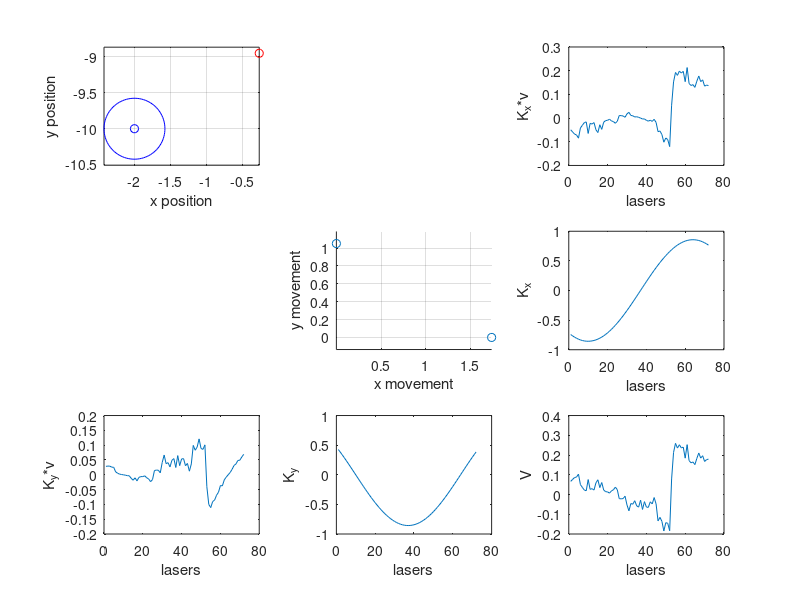

The MATLAB source for this figure: (Note: this script raises an error after producing the figure.)
clear all
load data72.mat  
%load data10.mat  


% With R=diag(sigma_d^2,sigma_theta^2) <-- check slides
%   R=[  0.000225 0
%        0 7.6154*10^(-7)];
   
%cov_0=cov_0/5;
%Q=Q/10;
%R=R*43;
cov_0_1=cov_0 + Q;

for i=1:size(h_1,2)
    H_check(2*i-1,1)=cos(h_1(2,i));
    H_check(2*i,1)=-sin(h_1(2,i))/h_1(1,i);
    H_check(2*i-1,2)=sin(h_1(2,i));
    H_check(2*i,2)=cos(h_1(2,i))/h_1(1,i);
    H_check(2*i-1,3)=0;
    H_check(2*i,3)=-1;
end




for i=1:2:size(S_h1,1);   
    gamma(ceil(i/2))=(v_1(i:i+1).'*S_h1(i:i+1,:)*v_1(i:i+1));
end
gamma=gamma.';
n=size(H_1,1)/2;
K_try=zeros(3,2,n);
move_try=zeros(3,1,n);
delta_cov_try=zeros(3,3,n);
for i=1:2:size(H_1,1)
    K_try(:,:,ceil(i/2))=cov_0_1*H_1(i:i+1,:).'/(H_1(i:i+1,:)*cov_0_1*H_1(i:i+1,:).'+R);
    move_try(:,:,ceil(i/2))=K_try(:,:,ceil(i/2))*(v_1_calc(i:i+1)).';
    delta_cov_try(:,:,ceil(i/2))=K_try(:,:,ceil(i/2))*H_1(i:i+1,:);
end
state_2_try=state_1+sum(move_try,3);
cov_1_try=(eye(3)-sum(delta_cov_try,3))*cov_0_1;

S_1=zeros(size(S_h1,1),size(S_h1,1));
for i=1:2:size(S_h1,1);
    S_1(i,i)=S_h1(i,1);
    S_1(i,i+1)=S_h1(i,2);
    S_1(i+1,i)=S_h1(i+1,1);
    S_1(i+1,i+1)=S_h1(i+1,2);
end
  
% for i=1:size(v_1,1)
%     if (mod(i,2)==1)
%         v(ceil(i/2),1)=v_1(i);
%     else 
%         v(i/2,2)=v_1(i);
%     end
% end

cov_1_calc=cov_0_1-K_1*S_1*K_1.';

state_2_calc=state_1+K_1*v_1;

%H_1=(cov_0_1\K_1*S_1).';
%H_1(2:2:end,3)=-1;
% check_K=cov_0_1*H.'/S_1;


%R=R*size(H_1,1);



for i=1:2:size(H_1,1);
    help=H_1(i:i+1,:)*cov_0_1*H_1(i:i+1,:).'+R;
    check_S_1(i,i)=help(1,1);
    check_S_1(i+1,i)=help(2,1);
    check_S_1(i,i+1)=help(1,2);
    check_S_1(i+1,i+1)=help(2,2);
end

K_checkS_1= cov_0_1*H_1.'/check_S_1;
move_check=K_checkS_1*v_1;%/(size(K_checkS_1,2)/2);
state_checkS_1=state_1+move_check;
cov_1_check=cov_0_1-K_checkS_1*check_S_1*K_checkS_1.';

check_S_dif_1=check_S_1-S_1;

clear R
%%%%%%%%%%%%%%

figure
subplot(3,3,9)
plot(v_1(1:2:end))
xlabel('lasers')
ylabel('V')
subplot(3,3,6)
plot(K_checkS_1(1,1:2:end))
xlabel('lasers')
ylabel('K_x')
subplot(3,3,8)
plot(K_checkS_1(2,1:2:end))
xlabel('lasers')
ylabel('K_y')
subplot(3,3,3)
plot((K_checkS_1(1,1:2:end).*(v_1(1:2:end)).'))
xlabel('lasers')
ylabel('K_x*v')
subplot(3,3,7)
plot((K_checkS_1(2,1:2:end).*(v_1(1:2:end)).'))
xlabel('lasers')
ylabel('K_y*v')
subplot(3,3,5)
scatter([0,move_check(1)],[move_check(2),0])
xlabel('x movement')
ylabel('y movement')
axis equal
grid on
subplot(3,3,1)
scatter(state_1(1),state_1(2),'k')
%%%%%%%%%%%%%%%%%
covariance = eye(3)*0.03;
[eigenvec, eigenval ] = eig(covariance);
[largest_eigenvec_ind_c, r] = find(eigenval == max(max(eigenval)));
largest_eigenvec = eigenvec(:, largest_eigenvec_ind_c);
largest_eigenval = max(max(eigenval));
if(largest_eigenvec_ind_c == 1)
    smallest_eigenval = max(eigenval(:,2));
    smallest_eigenvec = eigenvec(:,2);
else
    smallest_eigenval = max(eigenval(:,1));
    smallest_eigenvec = eigenvec(1,:);
end
angle = atan2(largest_eigenvec(2), largest_eigenvec(1));
if(angle < 0)
    angle = angle + 2*pi;
end
avg = state_1(1:2);
chisquare_val = 2.4477;
theta_grid = linspace(0,2*pi);
phi = angle;
X0=avg(1);
Y0=avg(2);
a=chisquare_val*sqrt(largest_eigenval);
b=chisquare_val*sqrt(smallest_eigenval); 
ellipse_x_r  = a*cos( theta_grid );
ellipse_y_r  = b*sin( theta_grid );
R = [ cos(phi) sin(phi); -sin(phi) cos(phi) ];
r_ellipse = [ellipse_x_r;ellipse_y_r]' * R;
plot(r_ellipse(:,1) + X0,r_ellipse(:,2) + Y0,'b')
hold on
scatter(X0,Y0,'b')
clear a angle avg b  covariance data eigenval eigenvec ellipse_x_r ellipse_y_r 
clear y2 y1 Y0 X0 x theta_grid smallest_eigenval smallest_eigenvec s r_ellipse R r phi largest_eigenval
clear chisquare_val largest_eigenvec largest_eigenvec_ind_c
%%%%%%%%%%%%%%%%%%%%%
covariance = cov_1_check(1:2,1:2);
[eigenvec, eigenval ] = eig(covariance);
[largest_eigenvec_ind_c, r] = find(eigenval == max(max(eigenval)));
largest_eigenvec = eigenvec(:, largest_eigenvec_ind_c);
largest_eigenval = max(max(eigenval));
if(largest_eigenvec_ind_c == 1)
    smallest_eigenval = max(eigenval(:,2));
    smallest_eigenvec = eigenvec(:,2);
else
    smallest_eigenval = max(eigenval(:,1));
    smallest_eigenvec = eigenvec(1,:);
end
angle = atan2(largest_eigenvec(2), largest_eigenvec(1));
if(angle < 0)
    angle = angle + 2*pi;
end
avg = state_checkS_1(1:2);
chisquare_val = 2.4477;
theta_grid = linspace(0,2*pi);
phi = angle;
X0=avg(1);
Y0=avg(2);
a=chisquare_val*sqrt(largest_eigenval);
b=chisquare_val*sqrt(smallest_eigenval); 
ellipse_x_r  = a*cos( theta_grid );
ellipse_y_r  = b*sin( theta_grid );
R = [ cos(phi) sin(phi); -sin(phi) cos(phi) ];
r_ellipse = [ellipse_x_r;ellipse_y_r]' * R;
plot(r_ellipse(:,1) + X0,r_ellipse(:,2) + Y0,'r')
scatter(X0,Y0,'r')
xlabel('x position')
ylabel('y position')
grid on
axis equal
hold off
clear a angle avg b  covariance data eigenval eigenvec ellipse_x_r ellipse_y_r 
clear y2 y1 Y0 X0 x theta_grid smallest_eigenval smallest_eigenvec s r_ellipse R r phi largest_eigenval
clear chisquare_val largest_eigenvec largest_eigenvec_ind_c


%syms x
%check_H=vpasolve(S_1-eye(size(H_1,1))*0.1==x*cov_0_1*x.',x);
clear help i 
%%
state_2=[0.339283 
    -10.8611 
    1.57386];

cov_1= [-24.2428 0.796493        0
0.796493  -20.723        0
       0        0      0.6];

     
cov_1_1=cov_1 + Q;


K_2=[-0.868086     -1.0753   -0.897024   -0.925534   -0.922617   -0.782361   -0.944687   -0.673921   -0.963488   -0.517276   -0.978676   -0.395956   -0.990349    -0.29503   -0.998505    -0.19308    -1.00312  -0.0905026    -1.00418   0.0117788    -1.00168    0.114943   -0.995671    0.217024   -0.986173     0.31816   -0.973246    0.417979    -0.95671     0.53859   -0.936749    0.666189   -0.913871    0.768031   -0.887431    0.903386   -0.858474     1.00287   -0.825385     1.19087   -0.790087     1.34208   -0.751287      1.5572   -0.709883        1.79   -0.664947      2.1209   -0.617666     2.49604   -0.566792     3.03979   -0.515809     3.55197   -0.459585     4.51751   -0.395705     6.45157   -0.313419     11.4945    -0.27549     12.6078   -0.251536     10.9828   -0.218701      9.7229   -0.181094     9.84003    -0.14076     9.34098   0.0365572    -11.1888   0.0637522       -3.68     0.13588    -3.64504   0.0366626      8.5124   0.0741582     9.06148   0.0986729     10.3497    0.128936      11.148    0.247916     7.10228    0.348591     4.31846    0.419875     3.16502    0.480873     2.52942      0.5393     1.93498    0.590809     1.65072    0.639731     1.39484    0.685289     1.21701    0.727707     1.09954     0.76798    0.941088    0.805006    0.834316    0.839166    0.731562    0.870339    0.633241     0.89842    0.539729    0.923321    0.451361    0.944969     0.36843    0.963283     0.30807    0.978285    0.233119      0.9899    0.174248    0.998109    0.114782     1.00288   0.0549325     1.00421 -0.00508683     1.00209  -0.0650634     0.99654   -0.124785    0.987574   -0.184042    0.975236   -0.242626    0.959577   -0.300336    0.940491   -0.377557    0.918353   -0.436092    0.892863   -0.520389
  0.505095      -1.896    0.451602    -1.87842     0.39661    -1.85197     0.34064    -1.89543    0.283065    -1.77534    0.224975    -1.72664    0.166231    -1.74667    0.106911    -1.76049    0.047245    -1.76807  -0.0121362    -1.69386   -0.072199    -1.76444   -0.131519     -1.7533   -0.190272    -1.73602    -0.24824    -1.71271   -0.306028    -1.75679   -0.362735     -1.7938   -0.417158    -1.74926    -0.47094    -1.77033   -0.521961    -1.71171   -0.573011    -1.78586   -0.620886    -1.77919   -0.667449    -1.83231   -0.711455    -1.87367   -0.753793    -1.97611   -0.793162    -2.06809   -0.830507    -2.23381   -0.863224     -2.3047   -0.894726    -2.57093   -0.925441    -3.19009   -0.958695    -4.87376   -0.968765    -4.50024   -0.973545    -3.21364   -0.980952    -2.24041   -0.988644    -1.67175   -0.995565    -1.03262    -1.00825    0.581382    -1.00459  -0.0230716   -0.998274   -0.235252    -1.00801     1.04914    -1.00799     1.65645    -1.01021     2.52153    -1.01139     3.41361   -0.979731     2.63533   -0.944247     1.89475   -0.913673     1.61417   -0.882633     1.48123   -0.847842     1.28972   -0.812635     1.24461   -0.774577     1.18484   -0.734476     1.16205    -0.69239     1.17938    -0.64734     1.13501   -0.600594     1.13437   -0.551784      1.1263   -0.501103     1.11129    -0.44875     1.08982   -0.394926     1.06242   -0.339833     1.02959   -0.283757     1.04939   -0.226669     1.00716   -0.168883     1.01899   -0.110521     1.02731  -0.0517894      1.0321  0.00710164     1.03334   0.0659434     1.03104    0.124528      1.0252    0.182649     1.01585    0.240104     1.00303    0.296692    0.986792    0.352679     1.02299    0.406968     0.99875    0.460316     1.02493
  0           0           0           0           0           0           0           0           0           0           0           0           0           0           0           0           0           0           0           0           0           0           0           0           0           0           0           0           0           0           0           0           0           0           0           0           0           0           0           0           0           0           0           0           0           0           0           0           0           0           0           0           0           0           0           0           0           0           0           0           0           0           0           0           0           0           0           0           0           0           0           0           0           0           0           0           0           0           0           0           0           0           0           0           0           0           0           0           0           0           0           0           0           0           0           0           0           0           0           0           0           0           0           0           0           0           0           0           0           0           0           0           0           0           0           0           0           0           0           0           0           0           0           0           0           0           0           0           0           0           0           0           0           0           0           0           0           0           0           0           0           0           0           0];


 S_h2=[ -23.4435 -0.629865
-0.629865  -5.28007
 -23.5627 -0.53858
-0.53858 -5.62113
  -23.6591 -0.434355
-0.434355  -6.00007
  -23.7315 -0.308186
-0.308186  -5.97427
  -23.7789 -0.189148
-0.189148   -6.8951
   -23.8006 -0.0495609
-0.0495609   -7.42528
  -23.7964 0.0968972
0.0968972  -7.42709
 -23.7663 0.242047
0.242047 -7.44003
 -23.7107 0.383927
0.383927 -7.46392
 -23.6305  0.53827
 0.53827 -8.09816
 -23.5265 0.650285
0.650285 -7.54313
 -23.4003 0.771167
0.771167 -7.59739
 -23.2536 0.881632
0.881632 -7.66047
 -23.0884 0.980191
0.980191 -7.73153
 -22.9068  1.03169
 1.03169 -7.24665
 -22.7113  1.06651
 1.06651 -6.80887
 -22.5047  1.11867
 1.11867 -6.88714
 -22.2895  1.12122
 1.12122 -6.48821
 -22.0689  1.14202
 1.14202 -6.56686
 -21.8457  1.08276
 1.08276 -5.78722
 -21.6229  1.04381
 1.04381 -5.47648
 -21.4037 0.967418
0.967418 -4.86001
 -21.1908  0.88615
 0.88615 -4.32817
 -20.9873 0.782709
0.782709 -3.63498
 -20.7958 0.682726
0.682726 -3.06666
  -20.619 0.574593
0.574593 -2.44526
 -20.4592 0.484022
0.484022 -2.07024
 -20.3185 0.383311
0.383311 -1.55155
  -20.199 0.284724
0.284724 -1.00601
  -20.1022  0.196285
 0.196285 -0.512184
  -20.0293  0.137742
 0.137742 -0.472239
  -19.9815 0.0821136
0.0821136 -0.568025
  -19.9593 0.0222333
0.0222333 -0.670055
  -19.9631 -0.040244
-0.040244 -0.669762
  -19.9927 -0.103627
-0.103627 -0.720796
  -20.0478 -0.107238
-0.107238  0.390914
 -20.1277 -0.100367
-0.100367  0.817322
  -20.2312 -0.125503
-0.125503  0.818992
   -20.357 -0.342463
-0.342463 -0.803539
  -20.5034 -0.386099
-0.386099 -0.734177
  -20.6683 -0.417436
-0.417436 -0.614578
  -20.8497 -0.447673
-0.447673 -0.551068
  -21.0449 -0.528666
-0.528666 -0.927139
  -21.2514 -0.654617
-0.654617  -1.73591
  -21.4664 -0.774106
-0.774106  -2.60799
   -21.687 -0.879311
-0.879311  -3.48707
 -21.9102 -1.02505
-1.02505 -5.04344
  -22.133 -1.10462
-1.10462  -6.1016
 -22.3523 -1.18301
-1.18301 -7.47018
 -22.5653 -1.21753
-1.21753 -8.58775
  -22.769 -1.19593
-1.19593 -9.18634
 -22.9607 -1.19965
-1.19965  -10.704
 -23.1378 -1.13993
-1.13993  -11.547
  -23.298  -1.0593
 -1.0593 -12.5022
 -23.4389 -0.956899
-0.956899   -13.591
  -23.5589 -0.831897
-0.831897  -14.8402
  -23.6561 -0.683508
-0.683508  -16.2829
  -23.7294 -0.510961
-0.510961  -17.9604
  -23.7776 -0.298171
-0.298171  -17.9145
   -23.8003 -0.0855263
-0.0855263   -19.9014
  -23.797 0.143565
0.143565 -19.9048
 -23.7678 0.370717
0.370717 -19.9355
 -23.7131 0.592862
0.592862  -19.993
 -23.6337    0.807
   0.807 -20.0766
 -23.5305  1.01024
 1.01024 -20.1851
 -23.4051  1.19983
 1.19983  -20.317
 -23.2591  1.37322
 1.37322 -20.4706
 -23.0944  1.52807
 1.52807 -20.6438
 -22.9134  1.66227
 1.66227 -20.8343
 -22.7184  1.68749
 1.68749 -18.9227
  -22.512    1.771
   1.771 -19.1191
 -22.2972  1.74545
 1.74545 -17.4588];

S_2=zeros(144,144);
for i=1:2:size(S_h2,1);
    S_2(i,i)=S_h2(i,1);
    S_2(i,i+1)=S_h2(i,2);
    S_2(i+1,i)=S_h2(i+1,1);
    S_2(i+1,i+1)=S_h2(i+1,2);
end
 
 

v_2=[-0.636231
        0
-0.606209
        0
-0.564546
        0
-0.602926
        0
-0.526225
        0
-0.495959
        0
-0.522883
        0
-0.521729
        0
 -0.54652
        0
-0.479848
        0
-0.541408
        0
-0.522773
        0
-0.515563
        0
 -0.49343
        0
-0.521889
        0
-0.556124
        0
-0.540151
        0
 -0.55744
        0
-0.533251
        0
-0.577821
        0
-0.560726
        0
-0.612268
        0
-0.643629
        0
-0.706076
        0
-0.761499
        0
-0.834784
        0
-0.836522
        0
-0.894856
        0
 -1.01409
        0
 -1.18047
        0
 -1.30299
        0
 -1.24756
        0
 -1.18482
        0
 -1.21551
        0
 -1.16425
        0
 -3.09698
        0
 -5.56284
        0
 -5.54342
        0
 0.777539
        0
 0.795281
        0
 0.724768
        0
 0.744804
        0
  1.18131
        0
  1.79297
        0
 0.190068
        0
 0.516778
        0
 0.919482
        0
  1.19013
        0
  1.47717
        0
  1.74837
        0
  1.97616
        0
  2.31928
        0
  2.65745
        0
  2.61092
        0
  2.51837
        0
  2.47469
        0
  2.41523
        0
  2.39864
        0
  2.32553
        0
  2.32185
        0
  2.28942
        0
   2.2611
        0
  2.23908
        0
  2.26495
        0
  2.27711
        0
  2.27467
        0
  2.29047
        0
  2.32434
        0
  2.41399
        0
  2.41247
        0
   2.5095
        0
  2.54368
        0];
      
% for i=1:size(v_1,1)
%     if (mod(i,2)==1)
%         v(ceil(i/2),1)=v_1(i);
%     else 
%         v(i/2,2)=v_1(i);
%     end
% end


cov_2_calc=cov_1_1-K_2*S_2*K_2.';

state_3_calc=state_2+K_2*v_2;

S_2_inv=inv(S_2);

H_2=(cov_1_1\K_2*S_2).';
% check_K=cov_0_1*H.'/S_1;

for i=1:2:size(H_2,1);
    help=H_2(i:i+1,:)*cov_0_1*H_2(i:i+1,:).'+R;
    check_S_2(i,i)=help(1,1);
    check_S_2(i+1,i)=help(2,1);
    check_S_2(i,i+1)=help(1,2);
    check_S_2(i+1,i+1)=help(2,2);
end

K_checkS_2= cov_1_1*H_2.'/check_S_2;
state_checkS_2=state_2+K_checkS_2*v_2;
cov_2_check=cov_1_1-K_checkS_2*check_S_2*K_checkS_2.';

check_dif_2=check_S_2-S_2;


%%
clear i S_h1 help S_h2